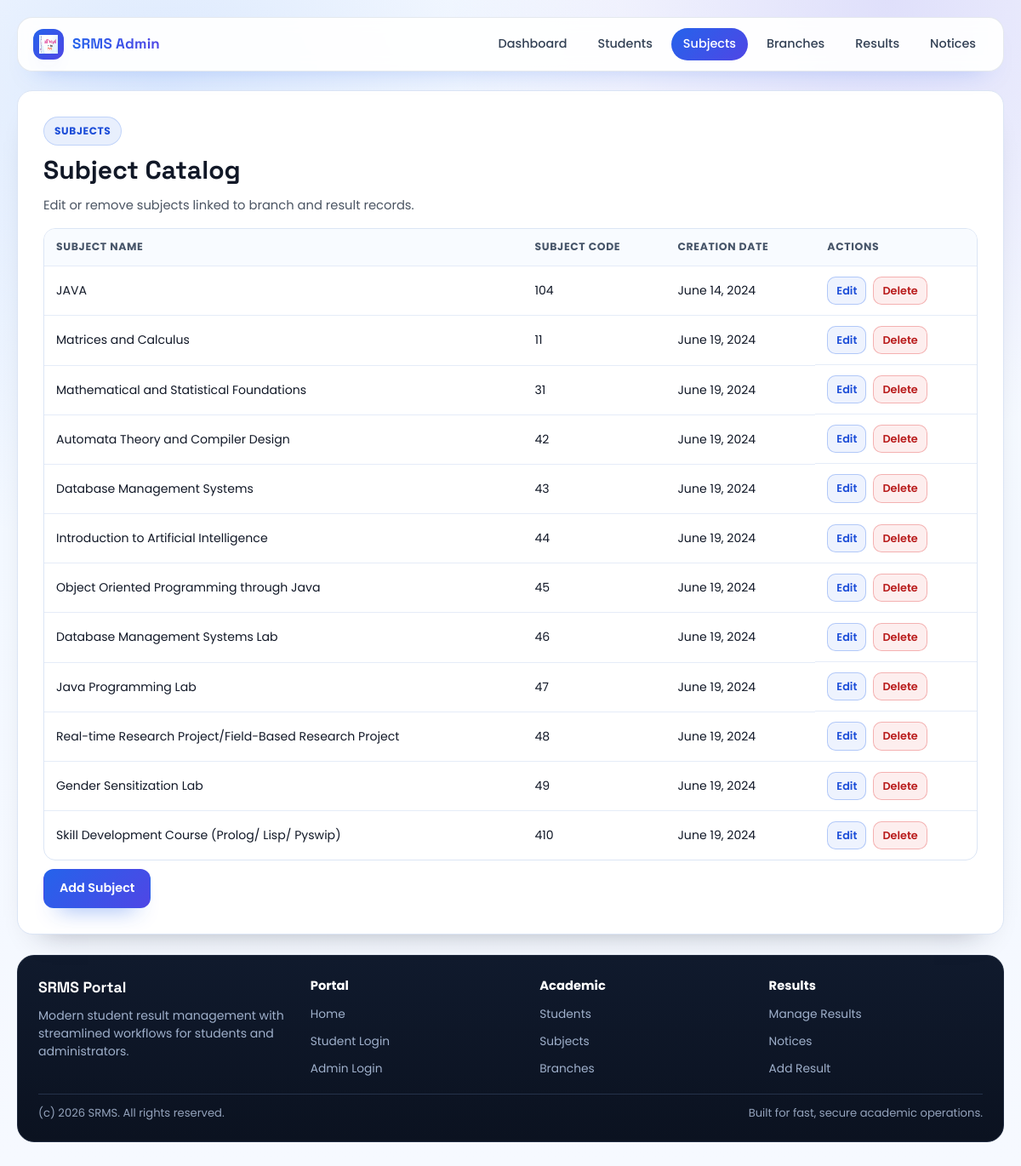
/subject/, run on the app's committed database.
### result/models.py (models this page shows, shortened)
class Subjects(models.Model):
    subjectName=models.CharField(max_length=225)
    subjectCode=models.IntegerField()
    creationDate=models.DateField(default=date.today)

### result/views.py (the view)
# urls.py: path('subject/',views.ManageSubjects,name="manage_subjects"),
def ManageSubjects(request):
    sub=Subjects.objects.all()
    context={
        'sub':sub
    }
    return render(request,"manage_subjects.html",context)

### result/templates/manage_subjects.html (shortened to what this page needs)
{% load static %}
<!DOCTYPE html>
<html lang="en">
<head>
    <link rel="stylesheet" href="{% static 'modern_ui.css' %}">
</head>
<body>
<div class="page-shell">
    <div class="container">
        <header class="site-header">
            <div class="site-header-inner">
                <a class="brand" href="{% url 'base' %}">
                    <span class="brand-mark"><img src="{% static 'jntuh_logo.png' %}" alt="SRMS"></span>
                    <span>SRMS Admin</span>
                </a>
                <nav class="nav-links" aria-label="Admin Navigation">
                    <a class="nav-link" href="{% url 'admin_page' %}">Dashboard</a>
                    <a class="nav-link" href="{% url 'display_students' %}">Students</a>
                    <a class="nav-link active" href="{% url 'manage_subjects' %}">Subjects</a>
                    <a class="nav-link" href="{% url 'manage_branches' %}">Branches</a>
                    <a class="nav-link" href="{% url 'manage_results' %}">Results</a>
                    <a class="nav-link" href="{% url 'manage_notices' %}">Notices</a>
                </nav>
            </div>
        </header>
        <main class="main-stack">
            <section class="panel">
                <span class="badge">Subjects</span>
                <h2>Subject Catalog</h2>
                <p class="panel-subtitle">Edit or remove subjects linked to branch and result records.</p>
                <div class="table-wrap">
                    <table class="data-table">
                        <thead>
                            <tr>
                                <th>Subject Name</th>
                                <th>Subject Code</th>
                                <th>Creation Date</th>
                                <th>Actions</th>
                            </tr>
                        </thead>
                        <tbody>
                            {% for item in sub %}
                            <tr>
                                <td>{{ item.subjectName }}</td>
                                <td>{{ item.subjectCode }}</td>
                                <td>{{ item.creationDate }}</td>
                                <td class="mini-actions">
                                    <a class="inline-link" href="{% url 'subject_update' item.id %}">Edit</a>
                                    <a class="inline-link danger-link" href="{% url 'subject_delete' item.id %}">Delete</a>
                                </td>
                            </tr>
                            {% empty %}
                            <tr>
                                <td colspan="4" class="empty-state">No subjects available.</td>
                            </tr>
                            {% endfor %}
                        </tbody>
                    </table>
                </div>
                <div class="form-actions">
                    <a class="btn btn-primary" href="{% url 'create_subjects' %}">Add Subject</a>
                </div>
            </section>
        </main>
        {% include "partials/site_footer.html" %}
    </div>
</div>
</body>
</html>

### result/templates/partials/site_footer.html
<footer class="page-footer page-footer-rich">
    <div class="footer-top">
        <div class="footer-brand-block">
            <div class="footer-brand">SRMS Portal</div>
            <p class="footer-brand-text">Modern student result management with streamlined workflows for students and administrators.</p>
        </div>
        <div class="footer-col">
            <h4>Portal</h4>
            <ul class="footer-links">
                <li><a href="{% url 'base' %}">Home</a></li>
                <li><a href="{% url 'student' %}">Student Login</a></li>
                <li><a href="{% url 'admin_login' %}">Admin Login</a></li>
            </ul>
        </div>
        <div class="footer-col">
            <h4>Academic</h4>
            <ul class="footer-links">
                <li><a href="{% url 'display_students' %}">Students</a></li>
                <li><a href="{% url 'manage_subjects' %}">Subjects</a></li>
                <li><a href="{% url 'manage_branches' %}">Branches</a></li>
            </ul>
        </div>
        <div class="footer-col">
            <h4>Results</h4>
            <ul class="footer-links">
                <li><a href="{% url 'manage_results' %}">Manage Results</a></li>
                <li><a href="{% url 'manage_notices' %}">Notices</a></li>
                <li><a href="{% url 'add_result' %}">Add Result</a></li>
            </ul>
        </div>
    </div>
    <div class="footer-bottom">
        <span>(c) 2026 SRMS. All rights reserved.</span>
        <span>Built for fast, secure academic operations.</span>
    </div>
</footer>

### data on the page
Subjects: subjectName "JAVA", subjectCode "104", creationDate "June 14, 2024"
Subjects: subjectName "Matrices and Calculus", subjectCode "11", creationDate "June 19, 2024"
Subjects: subjectName "Mathematical and Statistical Foundations", subjectCode "31", creationDate "June 19, 2024"
Subjects: subjectName "Automata Theory and Compiler Design", subjectCode "42", creationDate "June 19, 2024"
Subjects: subjectName "Database Management Systems", subjectCode "43", creationDate "June 19, 2024"
Subjects: subjectName "Introduction to Artificial Intelligence", subjectCode "44", creationDate "June 19, 2024"
Subjects: subjectName "Object Oriented Programming through Java", subjectCode "45", creationDate "June 19, 2024"
Subjects: subjectName "Database Management Systems Lab", subjectCode "46", creationDate "June 19, 2024"
Subjects: subjectName "Java Programming Lab", subjectCode "47", creationDate "June 19, 2024"
Subjects: subjectName "Real-time Research Project/Field-Based Research Project", subjectCode "48", creationDate "June 19, 2024"
Subjects: subjectName "Gender Sensitization Lab", subjectCode "49", creationDate "June 19, 2024"
Subjects: subjectName "Skill Development Course (Prolog/ Lisp/ Pyswip)", subjectCode "410", creationDate "June 19, 2024"
